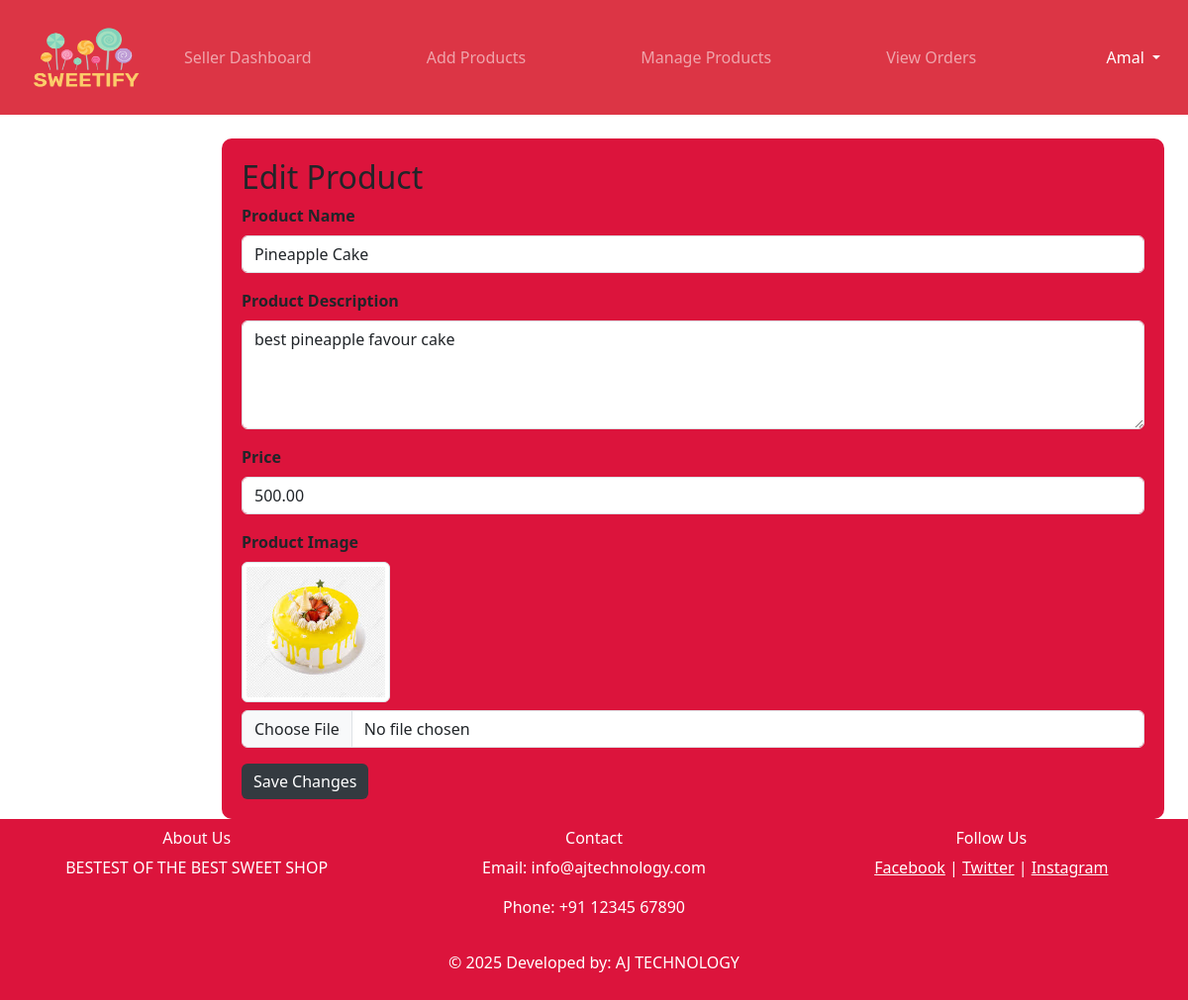
The page /edit-product/8/ (signed in) on the database its author committed.
### myapp/models.py (models this page shows, shortened)
class CustomUser(AbstractUser):
    USER_TYPES = (
        ('admin', 'Admin'),
        ('seller', 'Seller'),
        ('user', 'User'),
    )
    user_type = models.CharField(max_length=10, choices=USER_TYPES)
    phone = models.BigIntegerField(null=True)

class Product(models.Model):
    seller = models.ForeignKey(settings.AUTH_USER_MODEL, on_delete=models.CASCADE)  # Relates product to a user/seller
    name = models.CharField(max_length=200)
    description = models.TextField()
    price = models.DecimalField(max_digits=10, decimal_places=2)
    image = models.ImageField(upload_to='product')  # Upload to the 'products/' folder

### myapp/views.py (the view, shortened to what this page needs)
# urls.py: path('edit-product/<int:product_id>/', views.edit_product, name='edit_product'),
@login_required
def edit_product(request, product_id):
    product = get_object_or_404(Product, id=product_id, seller=request.user)
    context = {'product': product}
    return render(request, 'edit_product.html', context)

### myapp/templates/edit_product.html (shortened to what this page needs)
{% extends 'sellerbase.html' %}
{% block content %}
<div class="container mt-4">
    <h2>Edit Product</h2>
    <form method="POST" enctype="multipart/form-data">
        <div class="mb-3">
            <label for="product_name" class="form-label">Product Name</label>
            <input type="text" class="form-control" id="product_name" name="product_name" value="{{ product.name }}" required>
        </div>
        <div class="mb-3">
            <label for="product_description" class="form-label">Product Description</label>
            <textarea class="form-control" id="product_description" name="product_description" rows="4" required>{{ product.description }}</textarea>
        </div>
        <div class="mb-3">
            <label for="product_price" class="form-label">Price</label>
            <input type="number" class="form-control" id="product_price" name="product_price" value="{{ product.price }}" required>
        </div>
        <div class="mb-3">
            <label for="product_image" class="form-label">Product Image</label><br>
            <img src="{{ product.image.url }}" alt="{{ product.name }}" class="img-thumbnail mb-2" width="150">
            <input type="file" class="form-control" id="product_image" name="product_image">
        </div>
        <button type="submit" class="btn btn-primary">Save Changes</button>
    </form>
</div>
{% endblock %}

### myapp/templates/sellerbase.html (shortened to what this page needs)
<!DOCTYPE html>
<html lang="en">
<head>
    {% load static %}
    <link href="https://cdn.jsdelivr.net/npm/bootstrap@5.3.3/dist/css/bootstrap.min.css" rel="stylesheet">
</head>
<body>
    <nav class="navbar navbar-expand-lg navbar-dark bg-danger">
        <div class="container-fluid">
            <a class="navbar-brand" href="#"><img src="{% static 'images/logo.png' %}" width="150" height="90" alt="Sweetify Logo"/></a>
            <div class="collapse navbar-collapse" id="navbarTogglerDemo03">
                <ul class="navbar-nav me-auto mb-2 mb-lg-0">
                    <li class="nav-item">
                        <a class="nav-link" href="{% url 'dashboard' %}">Seller Dashboard</a>
                    </li>
                    <li class="nav-item">
                        <a class="nav-link" href="{% url 'add_product' %}">Add Products</a>
                    </li>
                    <li class="nav-item">
                        <a class="nav-link" href="{% url 'manage_products' %}">Manage Products</a>
                    </li>
                    <li class="nav-item">
                        <a class="nav-link" href="{% url 'seller_orders' %}">View Orders</a>
                    </li>
                </ul>
            </div>
            <ul class="navbar-nav me-auto mb-2 mb-lg-0">
                {% if user.is_authenticated %}
                    <li class="nav-item dropdown mx-2">
                        <a class="nav-link dropdown-toggle text-white" href="#" id="profileDropdown" role="button" data-bs-toggle="dropdown" aria-expanded="false">
                            {{ user.username }}
                        </a>
                    </li>
                {% else %}
                    <li class="nav-item mx-2">
                        <a class="nav-link text-white" href="{% url 'login' %}">Login</a>
                    </li>
                {% endif %}
            </ul>
        </div>
    </nav>
    <div class="container-fluid content">
        <div class="row">
            <main class="col-md-12 ms-sm-auto col-lg-10 px-md-4">
                {% block content %}
                {% endblock %}
            </main>
        </div>
    </div>
    <footer>
        <div class="row">
            <div class="col-md-4">
                <h6>About Us</h6>
                <p>BESTEST OF THE BEST SWEET SHOP</p>
            </div>
            <div class="col-md-4">
                <h6>Contact</h6>
                <p>Email: info@ajtechnology.com</p>
                <p>Phone: +91 12345 67890</p>
            </div>
            <div class="col-md-4">
                <h6>Follow Us</h6>
                <a href="#" class="text-white">Facebook</a> |
                <a href="#" class="text-white">Twitter</a> |
                <a href="#" class="text-white">Instagram</a>
            </div>
        </div>
        <div class="mt-3">
            <p>&copy; 2025 Developed by: AJ TECHNOLOGY</p>
        </div>
    </footer>
</body>
</html>

### myapp/templates/edit_product.html (style rules this page uses)
.container { background-color: crimson; padding: 20px; border-radius: 10px; }

### rows shown on the page
CustomUser: username "Amal"
Product: product_name "Pineapple Cake", product_description "best pineapple favour cake", product_price "500.00", image (picture)
